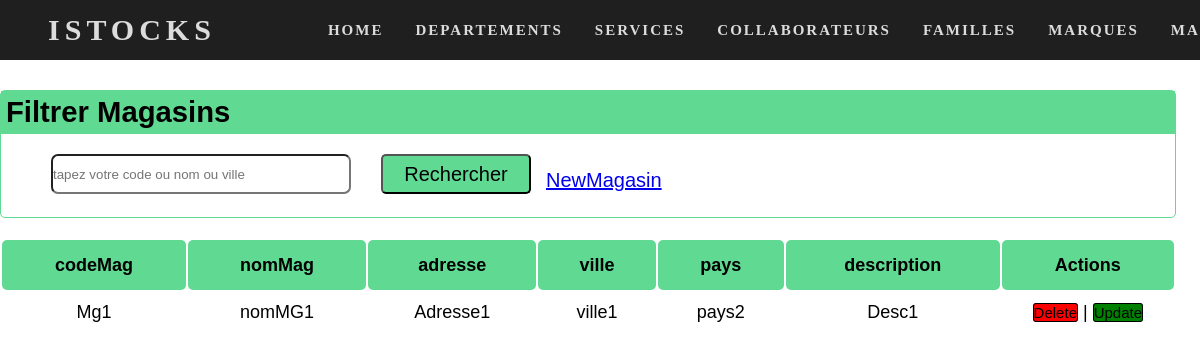
Page /Pages/GestionMagasinsConsultation.php on the earlier database version.
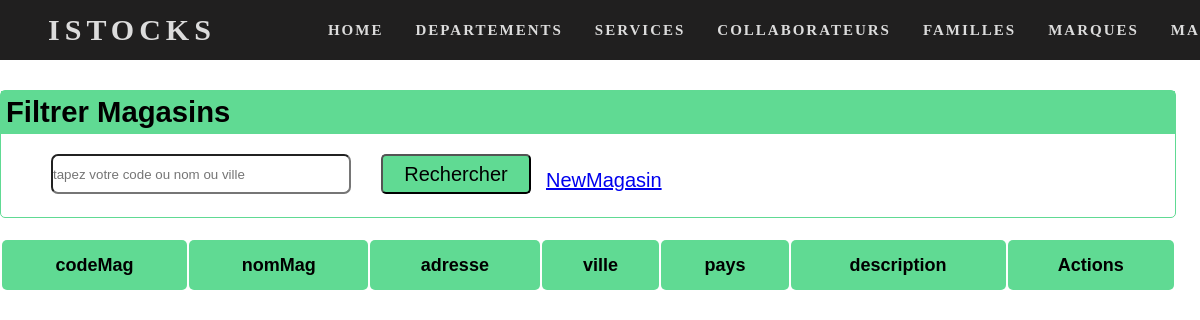
Same page on the later database version.
### tables this page shows
create table Magasins(
    codeMag varchar(20),
    codeEntrFk varchar(20) null,
    nomMag varchar(20),
    adresse varchar(80),
    ville varchar(255),
    pays varchar(80),
    description varchar(255),
    constraint pk primary key(codeMag,codeEntrFk)
);

### MyLibrery/connecter.php (called while the page is built, shortened)
<?php
function ExecuteReader($pdo,$req){
    return $pdo->query($req);
}
?>

### Pages/GestionMagasinsConsultation.php (the view, shortened to what this page needs)
<?php
include("../myLibrery/head_istocks.php");
include("../myLibrery/connecter.php");
$dr_affiche=ExecuteReader($cnx,"select * from Magasins");
?>
<br>
<br><br><br><br>
<div class="back">
    <form action="GestionMagasinsConsultation.php" method="get" id="frm">
        <div class="part1">
            <div class="title">
               <H3> Filtrer Magasins </H3>
            </div>
            <div class="text">
              <input type="text" name="codeMag" id="txt" placeholder="tapez votre code ou nom ou ville">
             <input type="submit" name="btn" value="Rechercher" id="button" >
             <a href="GestionMagasin.php" id="new">NewMagasin</a>
             </div>
             </div>
             <table id="mytable" name="table">
                 <tr>
                   <th>codeMag</th>
                   <th>nomMag</th>
                   <th>adresse</th>
                   <th>ville</th>
                   <th>pays</th>
                   <th>description</th>
                   <th>Actions</th>
                 </tr>
                 <?php while($x=$dr_affiche->fetch()){?>
                <tr>
                    <td><?php echo($x['codeMag']); ?></td>
                    <td><?php echo($x['nomMag']); ?></td>
                    <td><?php echo($x['adresse']); ?></td>
                    <td><?php echo($x['ville']); ?></td>
                    <td><?php echo($x['pays']); ?></td>
                    <td><?php echo($x['description']); ?></td>
                    <td>
                    <a href="supMagasin.php?codeMag=<?php echo($x['codeMag']); ?>&codeEntrFk=<?php echo($x['codeEntrFk']); ?>" onclick="return confirm('veuillez vraiment suprimer <?php echo($x['codeMag']); ?>');" value="<?php echo($x['codeMag']); ?>" class="D">Delete</a> |
                     <a href="EditMagasin.php?codeMag=<?php echo($x['codeMag']); ?>&codeEntrFk=<?php echo($x['codeEntrFk']); ?>" onclick="return confirm('veuillez vraiment modifier <?php echo($x['codeMag']); ?>');" value="<?php echo($x['codeMag']); ?>" class="E" >Update</a>
                    </td>
                </tr>
               <?php }$dr_affiche->closeCursor(); ?>
             </table>
    </form>
</div>
</body>
</html>

Differences in the rows shown:
removed magasins: codeMag "Mg1", nomMag "nomMG1", adresse "Adresse1", ville "ville1", pays "pays2", description "Desc1"
